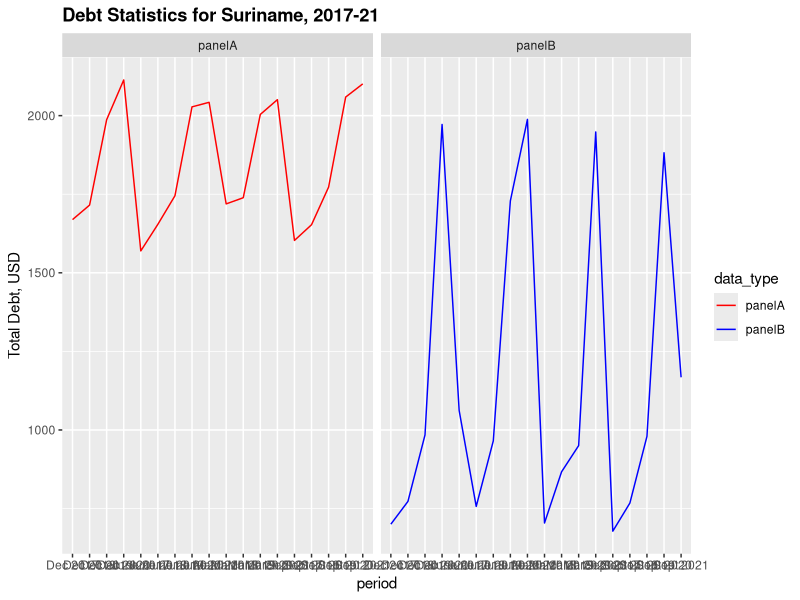

Reproduce this figure in R.
## Data for suriname debt 2017-2021
## Load the packages
library(tidyverse)
library(glue)
library(data.table)

## Create the dataset
months <- c("June", "Sept", "Dec", "March", "June", "Sept", "Dec", 
            
            "March", "June", "Sept", "Dec", "March", "June", "Sept", "Dec",
            
            "March", "June", "Sept")

years <- c(rep(2017, 3), rep(2018, 4), rep(2019, 4), 
           
           rep(2020, 4), rep(2021, 3))

panelA <- c(1569.71, 1602.971, 1669.265, 1719.229, 1654.318, 
            
            1652.958, 1715.446, 1738.853, 1745.101, 1772.690,
            
            1987.183, 2003.892, 2027.986, 2059.138, 2113.509,
            
            2050.801, 2042.393, 2101.084)

panelB <- c(1062.12, 678.022, 700.265, 704.046, 756.653,
            
            767.429, 772.655, 866.936, 965.251, 979.594,
            
            984.049, 950.287, 1728.879, 1881.863, 1971.991,
            
            1947.992, 1988.125, 1167.562)


suriname_data <- data.frame(months, years, panelA, panelB)

head(suriname_data)
tail(suriname_data)
str(suriname_data)



suriname_data %>% 
        
        pivot_longer(-c("months", "years"), 
                     
                     names_to = "data_type", 
                     
                     values_to = "values") %>% 
        
        transmute(period = glue("{months} {years}"), 
                  
                  data_type, values) %>% 
         
        ggplot(mapping = aes(x = period, y = values, 
                             
                             group = data_type,
                             
                             color = data_type)) + 
        
        geom_line() +
        
        facet_wrap(~ data_type) + 
        
        labs(title = "Debt Statistics for Suriname, 2017-21", 
             
             y = "Total Debt, USD") + 
        
        theme(plot.title = element_text(face = "bold")) + 
        
        scale_color_manual(values = c("red", "blue"))


suriname_data %>% 
        
        mutate(panelA = panelA * 1000000,
               
               panelB = panelB * 1000000) %>% 
        
        transmute(period = glue("{months} {years}"), panelA, panelB) %>% 
        
fwrite("suriname_data.xlsx")

